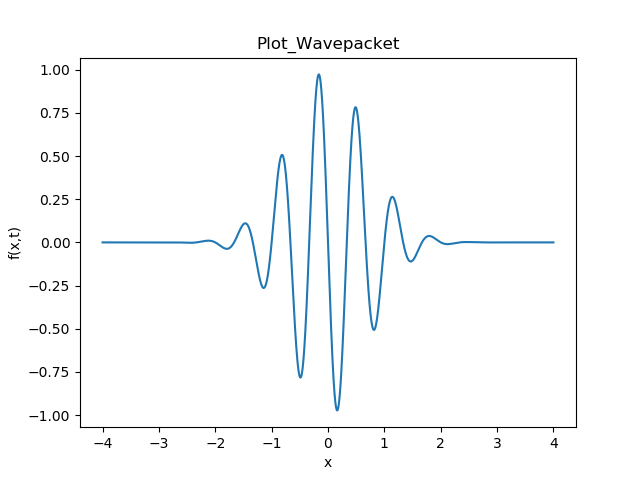

Write Python code to recreate this figure.
import numpy as np
import matplotlib.pyplot as plt



def f(x, t):
    return (np.exp(-1*(x-(3*t))**2)) * np.sin(3*np.pi*(x-1))


t_start = 0
x_interval = np.linspace(-4.0, 4.0, 10000000)
t_values = f(x_interval, t_start)

plt.title("Plot_Wavepacket")
plt.xlabel("x")
plt.ylabel("f(x,t)")
plt.plot(x_interval, t_values)
plt.savefig("plot_wavepacket.png")
plt.show()
